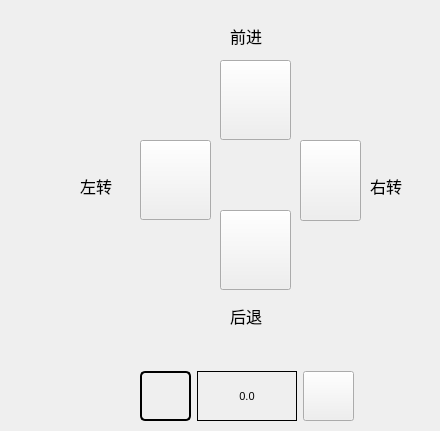
        <widget class="QWidget" name="tab_5">
         <attribute name="title">
          <string>底盘</string>
         </attribute>
         <widget class="QPushButton" name="btn_wheel_backward">
          <property name="geometry">
           <rect>
            <x>220</x>
            <y>60</y>
            <width>71</width>
            <height>80</height>
           </rect>
          </property>
          <property name="minimumSize">
           <size>
            <width>50</width>
            <height>80</height>
           </size>
          </property>
          <property name="styleSheet">
           <string notr="true">QPushButton{
	border-image: url(:/img/images/icon_forward.png);

 
}
</string>
          </property>
          <property name="text">
           <string/>
          </property>
         </widget>
         <widget class="QPushButton" name="btn_wheel_forward">
          <property name="geometry">
           <rect>
            <x>220</x>
            <y>210</y>
            <width>71</width>
            <height>80</height>
           </rect>
          </property>
          <property name="minimumSize">
           <size>
            <width>50</width>
            <height>80</height>
           </size>
          </property>
          <property name="styleSheet">
           <string notr="true">QPushButton{
border-image: url(:/img/images/icon_backward.png);
}
</string>
          </property>
          <property name="text">
           <string/>
          </property>
         </widget>
         <widget class="QPushButton" name="btn_wheel_left">
          <property name="geometry">
           <rect>
            <x>140</x>
            <y>140</y>
            <width>71</width>
            <height>80</height>
           </rect>
          </property>
          <property name="minimumSize">
           <size>
            <width>50</width>
            <height>80</height>
           </size>
          </property>
          <property name="styleSheet">
           <string notr="true">QPushButton{
	
	border-image: url(:/img/images/icon_left_move.png);

 
}
</string>
          </property>
          <property name="text">
           <string/>
          </property>
         </widget>
         <widget class="QPushButton" name="btn_wheel_right">
          <property name="geometry">
           <rect>
            <x>300</x>
            <y>140</y>
            <width>61</width>
            <height>81</height>
           </rect>
          </property>
          <property name="minimumSize">
           <size>
            <width>50</width>
            <height>80</height>
           </size>
          </property>
          <property name="styleSheet">
           <string notr="true">QPushButton{
	
	border-image: url(:/img/images/icon_right_move.png);

 
}
</string>
          </property>
          <property name="text">
           <string/>
          </property>
         </widget>
         <widget class="QLabel" name="label_6">
          <property name="geometry">
           <rect>
            <x>230</x>
            <y>20</y>
            <width>61</width>
            <height>31</height>
           </rect>
          </property>
          <property name="font">
           <font>
            <family>Agency FB</family>
            <pointsize>12</pointsize>
           </font>
          </property>
          <property name="text">
           <string>前进</string>
          </property>
         </widget>
         <widget class="QLabel" name="label_7">
          <property name="geometry">
           <rect>
            <x>230</x>
            <y>300</y>
            <width>61</width>
            <height>31</height>
           </rect>
          </property>
          <property name="font">
           <font>
            <family>Agency FB</family>
            <pointsize>12</pointsize>
           </font>
          </property>
          <property name="text">
           <string>后退</string>
          </property>
         </widget>
         <widget class="QLabel" name="label_8">
          <property name="geometry">
           <rect>
            <x>80</x>
            <y>170</y>
            <width>61</width>
            <height>31</height>
           </rect>
          </property>
          <property name="font">
           <font>
            <family>Agency FB</family>
            <pointsize>12</pointsize>
           </font>
          </property>
          <property name="text">
           <string>左转</string>
          </property>
         </widget>
         <widget class="QLabel" name="label_9">
          <property name="geometry">
           <rect>
            <x>370</x>
            <y>170</y>
            <width>61</width>
            <height>31</height>
           </rect>
          </property>
          <property name="font">
           <font>
            <family>Agency FB</family>
            <pointsize>12</pointsize>
           </font>
          </property>
          <property name="text">
           <string>右转</string>
          </property>
         </widget>
         <widget class="QWidget" name="layoutWidget">
          <property name="geometry">
           <rect>
            <x>140</x>
            <y>370</y>
            <width>214</width>
            <height>52</height>
           </rect>
          </property>
          <layout class="QGridLayout" name="gridLayout_49">
           <item row="0" column="0">
            <widget class="QPushButton" name="btn_steering_left">
             <property name="minimumSize">
              <size>
               <width>50</width>
               <height>50</height>
              </size>
             </property>
             <property name="styleSheet">
              <string notr="true">QPushButton{

	border-image: url(:/img/images/icon_left_remove.png);
    border: 2px solid #000000; /* 设置边框 */
    border-radius: 5px; /* 设置边框圆角 */
    background-size: contain;
}</string>
             </property>
             <property name="text">
              <string/>
             </property>
            </widget>
           </item>
           <item row="0" column="1">
            <widget class="QLabel" name="label_steering_pos">
             <property name="minimumSize">
              <size>
               <width>100</width>
               <height>50</height>
              </size>
             </property>
             <property name="font">
              <font>
               <family>Arial</family>
               <pointsize>8</pointsize>
              </font>
             </property>
             <property name="styleSheet">
              <string notr="true">QLabel{
    border:1px solid black; 

}</string>
             </property>
             <property name="text">
              <string>0.0</string>
             </property>
             <property name="alignment">
              <set>Qt::AlignCenter</set>
             </property>
            </widget>
           </item>
           <item row="0" column="2">
            <widget class="QPushButton" name="btn_steering_right">
             <property name="minimumSize">
              <size>
               <width>50</width>
               <height>50</height>
              </size>
             </property>
             <property name="styleSheet">
              <string notr="true">QPushButton{
   
	border-image: url(:/img/images/icon_right_remove.png);
}</string>
             </property>
             <property name="text">
              <string/>
             </property>
            </widget>
           </item>
          </layout>
         </widget>
        </widget>
